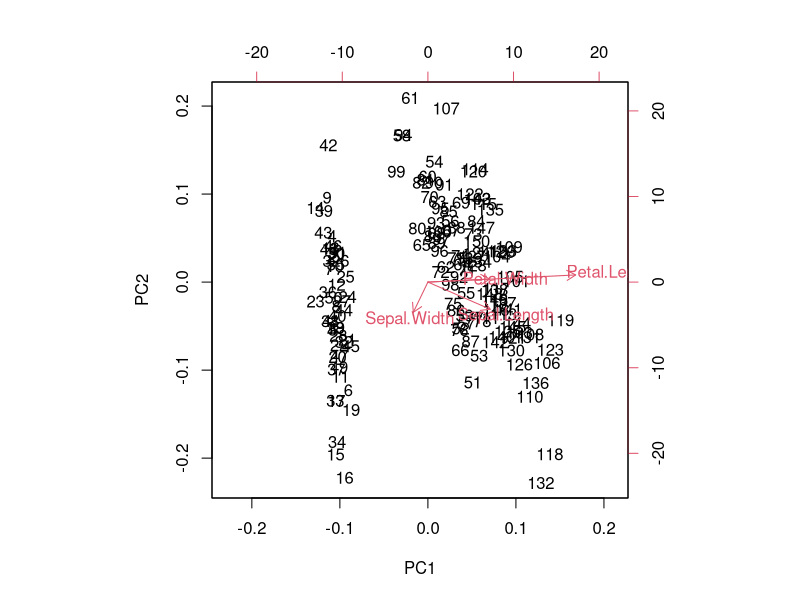
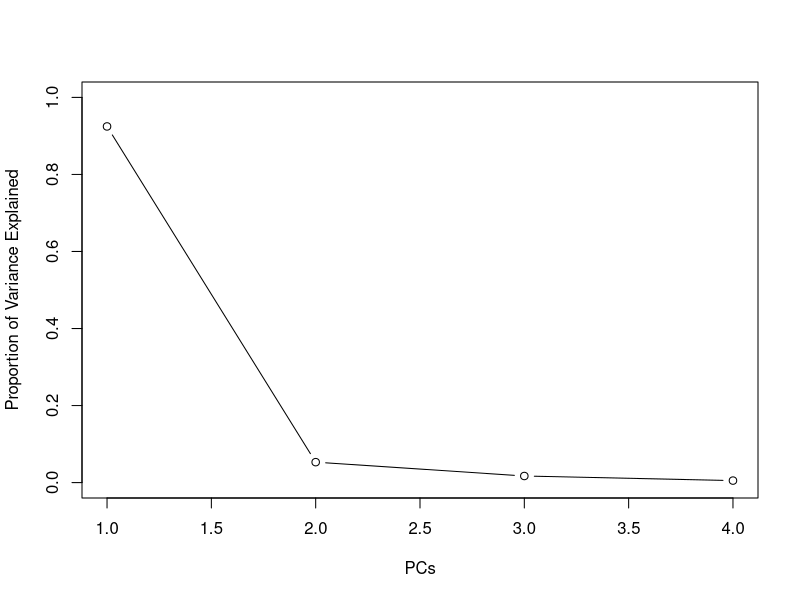

The R script that drew these images, in order: (Note: this script raises an error after producing the figures.)
###########################################
### PRINCIPLE COMPONENTS ANALYSIS (PCA) ###
###########################################
#
# GOALS:
# 1 - find linear combos of variables to create PCs
#     * combines low variance and correlated variables
# 2 - Maintain most variance in the data
#     * PC1 has highest variance, PC2 has second highest, ...
# 3 - PCs are orthogonal (uncorrelated )
#     * Which prevents collinearity
# PCs = set of high-variance, perpendicular/orthogonal predictors (independent)
###########################################
#
# Steps:
# 1 - Center/Scale data
# 2 - Missing data drop/impute
# 3 - features that are categorical
#     a. do not include
#     b. encode as numbers
# 4 - PC analysis find regression line that explains two-dimensions
#
###########################################
# PRCOMP FUNCTION:
# center: the column means used to center to the data, or FALSE if the data weren't centered
# scale: the column standard deviations used to scale the data, or FALSE if the data weren't scaled
# rotation: the directions of the principal component vectors in terms of the original features/variables. This information allows you to define new data in terms of the original principal components
# x: the value of each observation in the original dataset projected to the principal components
###########################################
# The loadings, represented as vectors, explain the mapping from the 
# original features to the principal components.
set.seed(1234)


####### IRIS DATA
data(iris)
head(iris)
summary(iris)
dim(iris)
names(iris)

####### PCA in R
pr.iris=prcomp(x=iris[-5],scale=FALSE,center=TRUE)
summary(pr.iris) # variance performed by each PC
# the first PC describes over 90% of the variablity in the data

#### BIPLOT
# Plots both the PC loadings and the mapping of the obs.
# to their first two PCs.
# FIRST TWO PCs with Features mapped onto them
# If two features face the same direction -> correlated
pr.iris = prcomp(x=iris[-5],scale=FALSE, center=TRUE)
biplot(pr.iris)


##### SCREE PLOT
# Proportion of variance explained by each PC
# Cumulative % of variance as number of PCs increases

pr.var = pr.iris$sdev^2 # square the SDs to get Var
pve=pr.var/sum(pr.var) # percentage
plot(pve,xlab='PCs',ylab='Proportion of Variance Explained',
     ylim=c(0,1),type="b")





###### POKEMON DATA
pr.out=prcomp(pokemon,scale=TRUE)
summary(pr.out)
# Take 2 PCs to maintain at least 75% of the variance
pr.out$rotation
pr.out$center

dim(pr.out$rotation)  #4 features x 4 PCs
dim(pokemon) #50 obs x 4 features

biplot(pr.out,scale=TRUE,center=TRUE)

# Variability of each principal component: pr.var
pr.var <- pr.out$sdev^2

# Variance explained by each principal component: pve
pve <- pr.var / sum(pr.var)


##### scree plots
# Plot variance explained for each principal component
plot(pve, xlab = "Principal Component",
     ylab = "Proportion of Variance Explained",
     ylim = c(0, 1), type = "b")

# Plot cumulative proportion of variance explained
plot(cumsum(pve), xlab = "Principal Component",
     ylab = "Cumulative Proportion of Variance Explained",
     ylim = c(0, 1), type = "b")


##### COMPARISON WITH AND WITHOUT SCALING
### Data should be scaled. Total column has a lot of variation
# After scaling the data, there's a much more even distribution of the loading vectors

# Mean of each variable
colMeans(pokemon)

# Standard deviation of each variable
apply(pokemon, 2, sd)

# PCA model with scaling: pr.with.scaling
pr.with.scaling=prcomp(pokemon,scale=TRUE)

# PCA model without scaling: pr.without.scaling
pr.without.scaling=prcomp(pokemon,scale=FALSE)

# Create biplots of both for comparison
biplot(pr.with.scaling)
biplot(pr.without.scaling)
